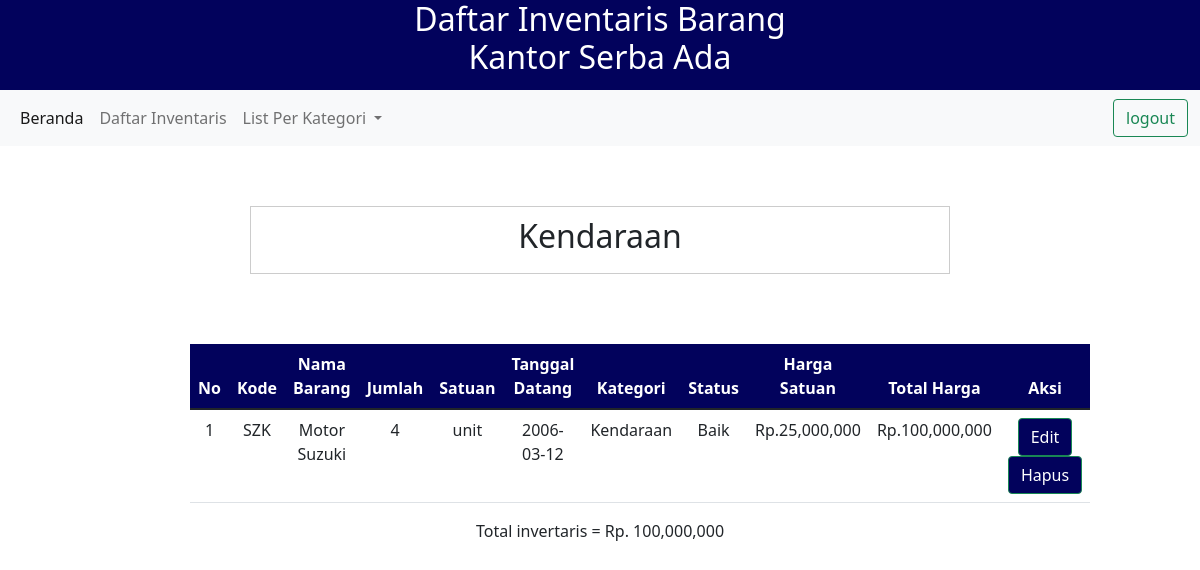
The page /list_kategori.php?kategori=Kendaraan (signed in) on the database its author committed.
### tables this page shows
CREATE TABLE `inventaris` (
  `kode_barang` varchar(10) NOT NULL,
  `nama_barang` varchar(30) DEFAULT NULL,
  `jumlah` int(11) DEFAULT NULL,
  `satuan` varchar(15) DEFAULT NULL,
  `tgl_datang` date DEFAULT NULL,
  `kategori` varchar(20) DEFAULT NULL,
  `status_barang` varchar(20) DEFAULT NULL,
  `harga` int(20) DEFAULT NULL
);

### list_kategori.php (the view, shortened to what this page needs)
<!DOCTYPE html>
<html lang="en">
    <?php
    include 'db.php';
$ambil=$_GET['kategori'];
    ?>
<head>
    <link rel="stylesheet" href="dashboard.css" type="text/css">
<link href="https://cdn.jsdelivr.net/npm/bootstrap@5.1.3/dist/css/bootstrap.min.css" rel="stylesheet">
</head>
<body>
    <div class="header">
        <h1>Daftar Inventaris Barang <br>Kantor Serba Ada</h1>
    </div>
    <nav class="navbar navbar-expand-lg navbar-light bg-light">
            <div class="container-fluid">
              <div class="collapse navbar-collapse" id="navbarSupportedContent">
                <ul class="navbar-nav me-auto mb-2 mb-lg-0">
                  <li class="nav-item">
                    <a class="nav-link active" aria-current="page" href="dashboard.php">Beranda</a>
                  </li>
                  <li class="nav-item">
                    <a class="nav-link" href="daftar.php">Daftar Inventaris</a>
                  </li>
                  <li class="nav-item dropdown">
                    <a class="nav-link dropdown-toggle" href="#" id="navbarDropdown" role="button" data-bs-toggle="dropdown" aria-expanded="false">
                      List Per Kategori
                    </a>
                  </li>
                </ul>
                <a href="logout.php">  <button class="btn btn-outline-success " type="submit">logout</button> </a>
              </div>
            </div>
          </nav>
<div class="box">
<h2 style="text-align: center;"><?php echo $ambil?> </h2>
</div>
<div class="tabel1">
        <table class="table table-hover">
        <thead style="background-color: rgb(2, 2, 92);">
        <tr style="color: white;">
            <th scope="col">No</th>
            <th scope="col">Kode</th>
            <th scope="col">Nama Barang</th>
            <th scope="col">Jumlah </th>
            <th scope="col">Satuan</th>
            <th scope="col">Tanggal Datang</th>
            <th scope="col">Kategori</th>
            <th scope="col">Status</th>
            <th scope="col">Harga Satuan</th>
            <th scope="col">Total Harga</th>
            <th scope="col">Aksi</th>
            </tr>
        </thead>
        <tbody>
        <?php
$i=1;
$tes = mysqli_query($conn, "SELECT * FROM inventaris where kategori = '$ambil'");
if(mysqli_num_rows($tes) > 0){
    while($p = $tes->fetch_object()){
?>
<tr>
    <td> <?php echo $i; ?> </td>
    <td> <?= $p -> kode_barang ?> </td>
    <td> <?= $p -> nama_barang ?> </td>
    <td> <?= $p -> jumlah ?> </td>
    <td> <?= $p -> satuan ?> </td>
    <td> <?= $p -> tgl_datang ?> </td>
    <td> <?= $p -> kategori ?> </td>
    <td> <?= $p -> status_barang ?> </td>
    <td> Rp.<?php echo number_format($p -> harga) ?> </td>
    <td> Rp.<?php echo number_format($p -> harga * $p -> jumlah) ?> </td>
    <td><a href="update.php?kode_barang=<?= $p->kode_barang ?> ">  <button class="btn btn-outline-success" style="background-color:  rgb(2, 2, 92); color :white" type="submit">Edit</button> </a>
    <a href="delete.php?kode_barang=<?= $p->kode_barang ?>  ">  <button class="btn btn-outline-success" style="background-color:  rgb(2, 2, 92);color :white" type="submit">Hapus</button> </a></td>
    <?php $i++;
    $tot= $tot + $p -> harga * $p -> jumlah;
    ?>
</tr>
<?php
    }
}
    ?>
        </tbody>
        </table>
        <?php echo 'Total invertaris = Rp. ';echo number_format($tot) ; ?>
</div>
</body>
</html>

### dashboard.css (style rules this page uses)
.header h1 { text-align: center; font-size: 2em; color: white; }
.header { background-color: rgb(2, 2, 92); top: 0cm; bottom: 0cm; padding-bottom: 5px; }
.navbar { top: 0cm; }
.box { margin: 60px auto; width: 700px; padding: 10px; border: 1px solid #ccc; background: white#191919; ; }
.tabel1 { margin: 50px auto; width: 70%; padding: 10px; text-align: center; transition: 0.25s; }

### rows shown on the page
inventaris: kode_barang "SZK", nama_barang "Motor Suzuki", jumlah "4", satuan "unit", tgl_datang "2006-03-12", kategori "Kendaraan", status_barang "Baik", harga "25,000,000", $p -> harga * $p -> jumlah "100,000,000"

### other values the page prints
$ambil "Kendaraan"
$tot "100,000,000"
